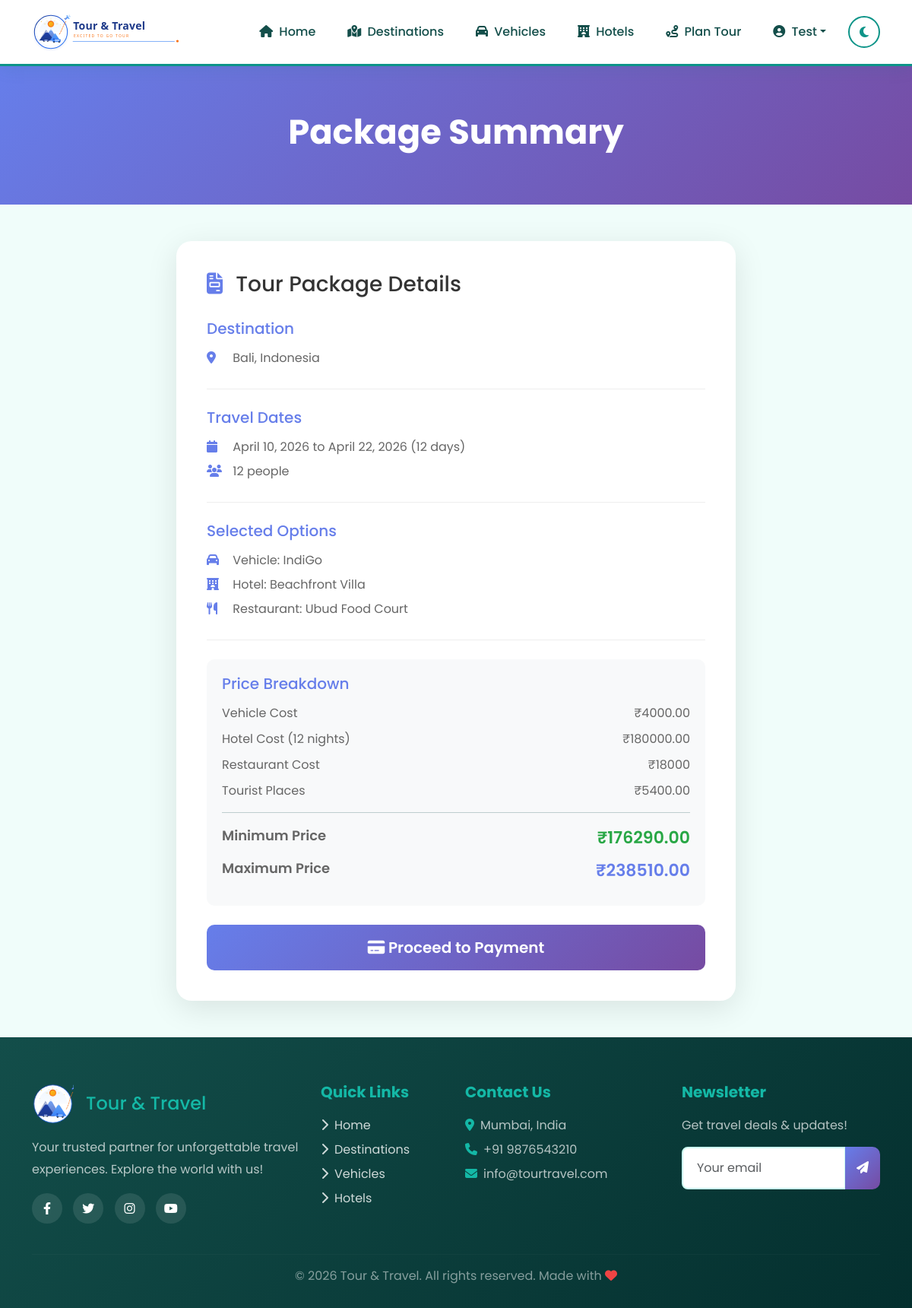
Page /package-summary/ (signed in) on the committed database.
### tourandtravel/models.py (models this page shows, shortened)
class User(AbstractUser):
    is_customer = models.BooleanField(default=True)
    is_admin = models.BooleanField(default=False)
    phone = models.CharField(max_length=15, blank=True)

class TourPlan(models.Model):
    user = models.ForeignKey(User, on_delete=models.CASCADE, related_name='tour_plans')
    city = models.ForeignKey(City, on_delete=models.CASCADE)
    start_date = models.DateField()
    end_date = models.DateField()
    total_days = models.IntegerField(default=0)
    vehicle = models.ForeignKey(Vehicle, on_delete=models.SET_NULL, null=True, blank=True)
    hotel = models.ForeignKey(Hotel, on_delete=models.SET_NULL, null=True, blank=True)
    restaurant = models.ForeignKey(Restaurant, on_delete=models.SET_NULL, null=True, blank=True)
    number_of_people = models.IntegerField(default=1)
    created_at = models.DateTimeField(auto_now_add=True)
    updated_at = models.DateTimeField(auto_now=True)
    status = models.CharField(max_length=20, default='pending')

class City(models.Model):
    name = models.CharField(max_length=100)
    country = models.ForeignKey(Country, on_delete=models.CASCADE, related_name='cities')

class Country(models.Model):
    name = models.CharField(max_length=100)

class Vehicle(models.Model):
    vehicle_type = models.CharField(max_length=20, choices=VehicleType.choices)
    name = models.CharField(max_length=100)
    price_per_km = models.DecimalField(max_digits=10, decimal_places=2)
    availability = models.BooleanField(default=True)
    image = models.ImageField(upload_to='vehicles/', blank=True, null=True)
    capacity = models.IntegerField(default=4)

class Hotel(models.Model):
    name = models.CharField(max_length=200)
    city = models.ForeignKey(City, on_delete=models.CASCADE, related_name='hotels')
    hotel_type = models.CharField(max_length=20, choices=HotelType.choices)
    price_per_night = models.DecimalField(max_digits=10, decimal_places=2)
    rating = models.DecimalField(max_digits=2, decimal_places=1, default=0)
    image = models.ImageField(upload_to='hotels/', blank=True, null=True)
    description = models.TextField(blank=True)
    amenities = models.TextField(blank=True)
    availability = models.BooleanField(default=True)

class Restaurant(models.Model):
    name = models.CharField(max_length=200)
    city = models.ForeignKey(City, on_delete=models.CASCADE, related_name='restaurants')
    price_range = models.CharField(max_length=50)
    rating = models.DecimalField(max_digits=2, decimal_places=1, default=0)
    image = models.ImageField(upload_to='restaurants/', blank=True, null=True)
    description = models.TextField(blank=True)
    cuisine_type = models.CharField(max_length=100, blank=True)

### tourandtravel/views.py (the view, shortened to what this page needs)
# urls.py: path('package-summary/', views.package_summary, name='package_summary'),
@login_required
def package_summary(request):
    tour_plan_id = request.session.get('tour_plan_id')
    if not tour_plan_id:
        messages.error(request, 'Please create a tour plan first')
        return redirect('planner')
    try:
        tour_plan = TourPlan.objects.get(id=tour_plan_id, user=request.user)
    except TourPlan.DoesNotExist:
        messages.error(request, 'Tour plan not found')
        return redirect('planner')
    price_details = calculate_package_price(tour_plan)
    return render(request, 'package_summary.html', {
        'tour_plan': tour_plan,
        'price_details': price_details
    })

### templates/package_summary.html (shortened to what this page needs)
{% extends 'base.html' %}
{% block content %}
<div class="page-header">
    <div class="container">
        <h1>Package Summary</h1>
    </div>
</div>
<section class="py-5">
    <div class="container">
        <div class="row">
            <div class="col-lg-8 mx-auto">
                <div class="summary-card">
                    <h3><i class="fas fa-file-invoice"></i> Tour Package Details</h3>
                    <div class="summary-section">
                        <h5>Destination</h5>
                        <p><i class="fas fa-map-marker-alt"></i> {{ tour_plan.city.name }}, {{ tour_plan.city.country.name }}</p>
                    </div>
                    <div class="summary-section">
                        <h5>Travel Dates</h5>
                        <p><i class="fas fa-calendar"></i> {{ tour_plan.start_date }} to {{ tour_plan.end_date }} ({{ tour_plan.total_days }} days)</p>
                        <p><i class="fas fa-users"></i> {{ tour_plan.number_of_people }} people</p>
                    </div>
                    <div class="summary-section">
                        <h5>Selected Options</h5>
                        <p><i class="fas fa-car"></i> Vehicle: {{ tour_plan.vehicle.name|default:"Not selected" }}</p>
                        <p><i class="fas fa-hotel"></i> Hotel: {{ tour_plan.hotel.name|default:"Not selected" }}</p>
                        <p><i class="fas fa-utensils"></i> Restaurant: {{ tour_plan.restaurant.name|default:"Not selected" }}</p>
                    </div>
                    <div class="summary-section price-section">
                        <h5>Price Breakdown</h5>
                        <div class="price-row">
                            <span>Vehicle Cost</span>
                            <span>₹{{ price_details.vehicle_cost }}</span>
                        </div>
                        <div class="price-row">
                            <span>Hotel Cost ({{ price_details.total_days }} nights)</span>
                            <span>₹{{ price_details.hotel_cost }}</span>
                        </div>
                        <div class="price-row">
                            <span>Restaurant Cost</span>
                            <span>₹{{ price_details.restaurant_cost }}</span>
                        </div>
                        <div class="price-row">
                            <span>Tourist Places</span>
                            <span>₹{{ price_details.tourist_place_fees }}</span>
                        </div>
                        <hr>
                        <div class="price-row total">
                            <span>Minimum Price</span>
                            <span class="price-min">₹{{ price_details.min_price }}</span>
                        </div>
                        <div class="price-row total">
                            <span>Maximum Price</span>
                            <span class="price-max">₹{{ price_details.max_price }}</span>
                        </div>
                    </div>
                    <form method="POST" class="mt-4">
                        <button type="submit" class="btn btn-primary btn-lg w-100">
                            <i class="fas fa-credit-card"></i> Proceed to Payment
                        </button>
                    </form>
                </div>
            </div>
        </div>
    </div>
</section>
{% endblock %}

### templates/base.html (shortened to what this page needs)
<!DOCTYPE html>
<html lang="en" data-theme="light">
<head>
    {% load static %}
    <link href="https://cdn.jsdelivr.net/npm/bootstrap@5.3.0/dist/css/bootstrap.min.css" rel="stylesheet">
    <link rel="stylesheet" href="https://cdnjs.cloudflare.com/ajax/libs/font-awesome/6.4.0/css/all.min.css">
    <link rel="stylesheet" href="{% static 'css/style.css' %}">
</head>
<body>
    {% if user.is_authenticated %}
    <nav class="navbar navbar-expand-lg sticky-top">
        <div class="container">
            <a class="navbar-brand" href="{% url 'home' %}">
                <img src="{% static 'images/logo-horizontal-new.svg' %}" alt="Tour & Travel" height="50" class="logo-light" id="logoLight">
            </a>
            <div class="collapse navbar-collapse" id="navbarNav">
                <ul class="navbar-nav ms-auto align-items-center">
                    <li class="nav-item"><a class="nav-link {% if request.path == '/home/' %}active{% endif %}" href="{% url 'home' %}"><i class="fas fa-home me-1"></i> Home</a></li>
                    <li class="nav-item"><a class="nav-link {% if '/destination/' in request.path %}active{% endif %}" href="{% url 'destination' %}"><i class="fas fa-map-marked-alt me-1"></i> Destinations</a></li>
                    <li class="nav-item"><a class="nav-link {% if '/vehicle/' in request.path %}active{% endif %}" href="{% url 'vehicle' %}"><i class="fas fa-car me-1"></i> Vehicles</a></li>
                    <li class="nav-item"><a class="nav-link {% if '/hotel/' in request.path %}active{% endif %}" href="{% url 'hotel' %}"><i class="fas fa-hotel me-1"></i> Hotels</a></li>
                    <li class="nav-item"><a class="nav-link {% if '/planner/' in request.path %}active{% endif %}" href="{% url 'planner' %}"><i class="fas fa-route me-1"></i> Plan Tour</a></li>
                    <li class="nav-item dropdown">
                        <a class="nav-link dropdown-toggle" href="#" data-bs-toggle="dropdown"><i class="fas fa-user-circle me-1"></i> {{ user.first_name|default:user.username }}</a>
                    </li>
                    <li class="nav-item ms-2">
                        <button class="theme-toggle" onclick="toggleTheme()" title="Toggle Theme"><i class="fas fa-moon" id="themeIcon"></i></button>
                    </li>
                </ul>
            </div>
        </div>
    </nav>
    {% endif %}
    {% block content %}{% endblock %}
    {% if user.is_authenticated %}
    <footer>
        <div class="container">
            <div class="row">
                <div class="col-lg-4 mb-4">
                    <div class="d-flex align-items-center gap-3 mb-3">
                        <img src="{% static 'images/logo-unified-icon.svg' %}" alt="Tour & Travel" height="55" class="footer-logo">
                        <h4 class="mb-0" style="color: var(--secondary);">Tour & Travel</h4>
                    </div>
                    <p style="color: rgba(255,255,255,0.7); line-height: 1.8;">Your trusted partner for unforgettable travel experiences. Explore the world with us!</p>
                    <div class="mt-3">
                        <a href="#" class="social-icon"><i class="fab fa-facebook-f"></i></a>
                        <a href="#" class="social-icon"><i class="fab fa-twitter"></i></a>
                        <a href="#" class="social-icon"><i class="fab fa-instagram"></i></a>
                        <a href="#" class="social-icon"><i class="fab fa-youtube"></i></a>
                    </div>
                </div>
                <div class="col-lg-2 col-md-4 mb-4">
                    <h5>Quick Links</h5>
                    <ul class="list-unstyled">
                        <li class="mb-2"><a href="{% url 'home' %}"><i class="fas fa-chevron-right me-2"></i>Home</a></li>
                        <li class="mb-2"><a href="{% url 'destination' %}"><i class="fas fa-chevron-right me-2"></i>Destinations</a></li>
                        <li class="mb-2"><a href="{% url 'vehicle' %}"><i class="fas fa-chevron-right me-2"></i>Vehicles</a></li>
                        <li class="mb-2"><a href="{% url 'hotel' %}"><i class="fas fa-chevron-right me-2"></i>Hotels</a></li>
                    </ul>
                </div>
                <div class="col-lg-3 col-md-4 mb-4">
                    <h5>Contact Us</h5>
                    <ul class="list-unstyled" style="color: rgba(255,255,255,0.7);">
                        <li class="mb-2"><i class="fas fa-map-marker-alt me-2" style="color: var(--secondary);"></i>Mumbai, India</li>
                        <li class="mb-2"><i class="fas fa-phone me-2" style="color: var(--secondary);"></i>+91 9876543210</li>
                        <li class="mb-2"><i class="fas fa-envelope me-2" style="color: var(--secondary);"></i>info@tourtravel.com</li>
                    </ul>
                </div>
                <div class="col-lg-3 col-md-4 mb-4">
                    <h5>Newsletter</h5>
                    <p style="color: rgba(255,255,255,0.7);">Get travel deals & updates!</p>
                    <div class="input-group">
                        <input type="email" class="form-control" placeholder="Your email">
                        <button class="btn btn-primary" type="button"><i class="fas fa-paper-plane"></i></button>
                    </div>
                </div>
            </div>
            <hr style="border-color: rgba(255,255,255,0.1);">
            <div class="text-center">
                <p class="mb-0" style="color: rgba(255,255,255,0.5);">&copy; 2026 Tour & Travel. All rights reserved. Made with <i class="fas fa-heart" style="color: #ef4444;"></i></p>
            </div>
        </div>
    </footer>
    {% endif %}
</body>
</html>

### rows in the picture
User: first_name "Test"
TourPlan: city.name "Bali", city.country.name "Indonesia", start_date "April 10, 2026", end_date "April 22, 2026", total_days "12", number_of_people "12", vehicle.name "IndiGo", hotel.name "Beachfront Villa", restaurant.name "Ubud Food Court"

### other values in the picture
{{ price_details.vehicle_cost }} "4000.00"
{{ price_details.total_days }} "12"
{{ price_details.hotel_cost }} "180000.00"
{{ price_details.restaurant_cost }} "18000"
{{ price_details.tourist_place_fees }} "5400.00"
{{ price_details.min_price }} "176290.00"
{{ price_details.max_price }} "238510.00"
